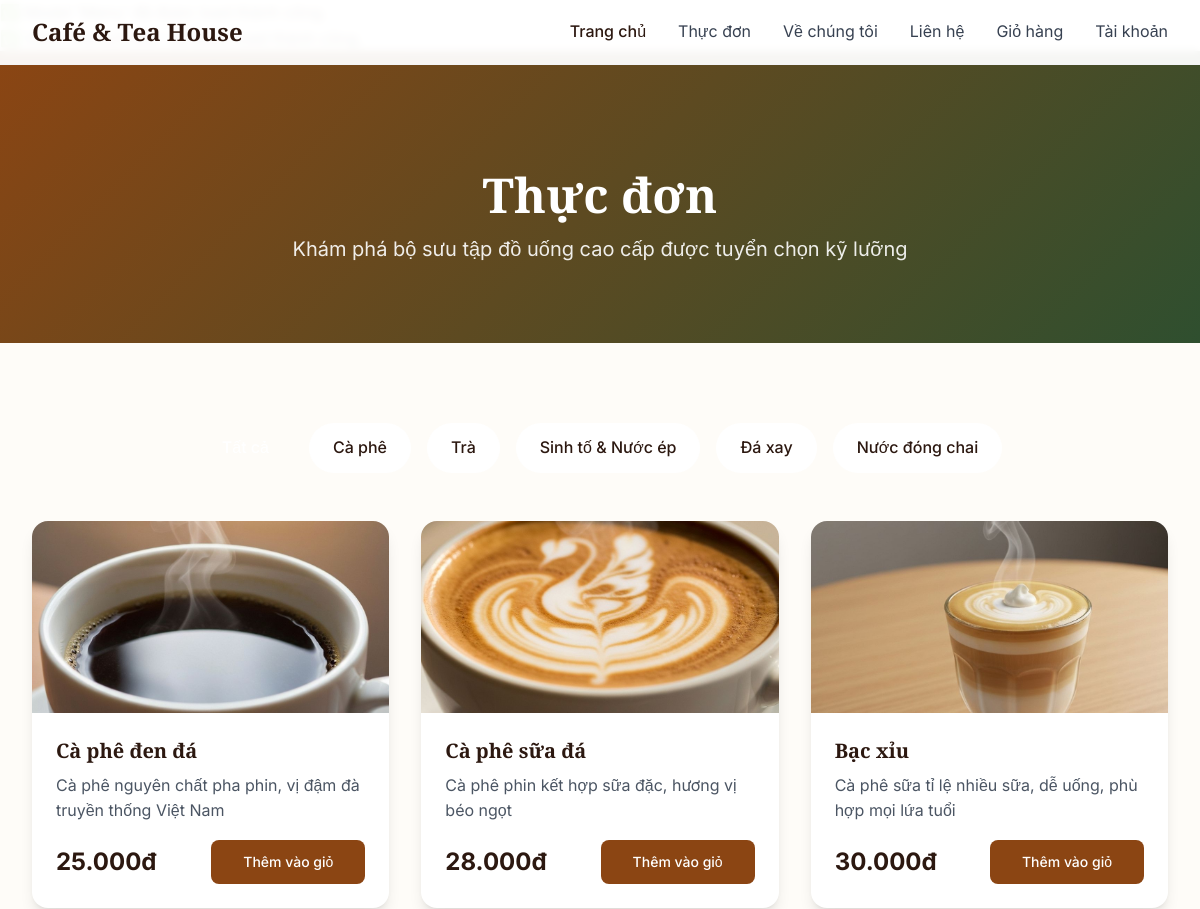
Before: /menu (upper part) with the older database file.
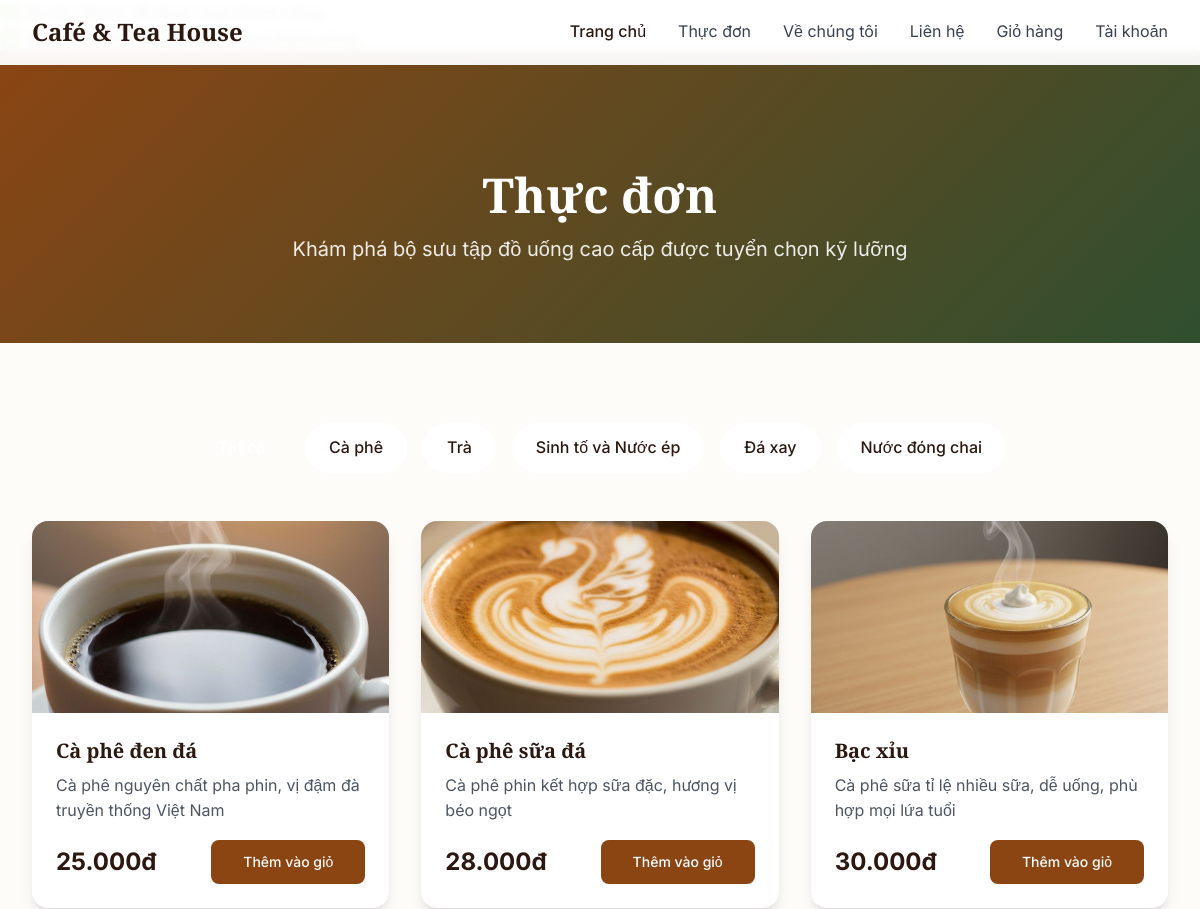
After: the same page with the newer database file.
### tables this page shows
CREATE TABLE `Categories` (
  `ID` int(10) NOT NULL,
  `Name` varchar(100) DEFAULT NULL,
  `Status` varchar(10) DEFAULT NULL
);

### app/controllers/MenuController.php (called while the page is built)
<?php
class MenuController extends Controller {
    public function index() {
        $productModel = $this->model('Menu');
        $categoris = $productModel->getAllCategory();
        $products = $productModel->getAll();
        $data = [
            'title' => 'Thực đơn',
            'categoris' => $categoris,
            'products' => $products,
            'js' => 'menu'
        ];
        $this->view('menu/index', $data);
    }
}

### app/core/Router.php (called while the page is built, shortened)
<?php
class Router {
    protected $controller = 'HomeController';
    protected $action = 'index';
    protected $params = [];
    public function __construct() {
        $url = $this->getUrl();
        if (isset($url[0]) && file_exists("./app/controllers/" . ucfirst($url[0]) . "Controller.php")) {
            $this->controller = ucfirst($url[0]) . "Controller";
            unset($url[0]);
        }
        $this->controller = new $this->controller;
        $this->params = $url ? array_values($url) : [];
    }
    public function run() {
        call_user_func_array([$this->controller, $this->action], $this->params);
    }
    private function getUrl() {
        if (isset($_GET['url'])) {
            return explode('/', filter_var(trim($_GET['url'], '/'), FILTER_SANITIZE_URL));
        }
    }
}
?>

### index.php (called while the page is built, shortened)
<?php
require_once "./app/core/Router.php";
require_once "./app/core/Controller.php";
require_once "./app/core/Model.php";
$router = new Router();
$router->run();
?>

### app/core/Model.php (called while the page is built, shortened)
<?php
class Model {
    public function __construct() {
        $this->db = new mysqli(DB_HOST, DB_USER, DB_PASS, DB_NAME);
    }
}
?>

### app/models/Menu.php (called while the page is built, shortened)
<?php
class Menu extends Model {
    public function getAllCategory() {
        $query = "SELECT * FROM Categories c WHERE c.Status = 'active'";
        $result = $this->db->query($query);
        $data = [];
        while ($row = $result->fetch_assoc()) {
            $data[] = $row;
        }
        return $data;
    }
}

### app/views/menu/index.php (the view, shortened to what this page needs)
<?php include 'app/views/layout/header.php'; ?>
    <section class="page-header">
        <div class="max-w-7xl mx-auto px-4 sm:px-6 lg:px-8">
            <h1 class="font-display text-5xl font-bold mb-4">Thực đơn</h1>
            <p class="text-xl opacity-90 max-w-2xl mx-auto">
                Khám phá bộ sưu tập đồ uống cao cấp được tuyển chọn kỹ lưỡng
            </p>
        </div>
    </section>
    <section class="content-section bg-muted">
        <div class="max-w-7xl mx-auto px-4 sm:px-6 lg:px-8">
            <div class="flex justify-center mb-12">
                <div class="flex flex-wrap gap-4">
                    <button class="menu-category active px-6 py-3 rounded-full bg-primary text-white font-medium" data-category="all">
                    </button>
<?php if (!empty($data['categoris'])): ?>
  <?php foreach ($data['categoris'] as $categoris): ?>
                    <button class="menu-category px-6 py-3 rounded-full bg-white text-primary font-medium hover:bg-primary hover:text-white transition-colors" data-category="<?= htmlspecialchars($categoris['Name']) ?>">
                        <?= htmlspecialchars($categoris['Name']) ?>
                    </button>
  <?php endforeach; ?>
<?php endif; ?>
                </div>
            </div>
            <div id="menu-grid" class="grid grid-cols-1 md:grid-cols-2 lg:grid-cols-3 gap-8">
            </div>
        </div>
    </section>
<?php include 'app/views/layout/footer.php'; ?>

### app/core/Controller.php (shortened to what this page needs)
<?php
class Controller {
    public function model($model) {
        $modelPath = "./app/models/" . $model . ".php";
        if (file_exists($modelPath)) {
            if (class_exists($model)) {
                echo "✅ Model '{$model}' đã được load thành công.<br>";
                return new $model();
            } else {
                die("❌ Class '{$model}' KHÔNG tồn tại trong file {$modelPath}.<br>");
            }
        } else {
            die("❌ Không tìm thấy file model tại: {$modelPath}.<br>");
        }
    }
    public function view($view, $data = []) {
        $viewPath = "./app/views/" . $view . ".php";
        if (file_exists($viewPath)) {
            extract($data);
            echo "✅ View '{$view}' đã được load thành công.<br>";
            require_once $viewPath;
        } else {
            die("❌ Không tìm thấy file view tại: {$viewPath}.<br>");
        }
    }
}
?>

### app/views/layout/header.php (shortened to what this page needs)
<!DOCTYPE html>
<html lang="vi">
<head>
    <script src="https://cdn.tailwindcss.com"></script>
    <link rel="stylesheet" href="<?= BASE_URL ?>public/css/styles.css">
</head>
<body>
<header class="fixed top-0 w-full bg-white/95 backdrop-blur-sm z-50 border-b border-gray-100">
        <nav class="max-w-7xl mx-auto px-4 sm:px-6 lg:px-8">
            <div class="flex justify-between items-center h-16">
                <div class="flex items-center">
                    <div class="font-display text-2xl font-bold text-primary">
                        Café & Tea House
                    </div>
                </div>
                <div class="hidden md:block">
                    <div class="ml-10 flex items-baseline space-x-8">
                        <a href="" class="text-primary font-medium">Trang chủ</a>
                        <a href="menu" class="text-gray-700 hover:text-primary transition-colors">Thực đơn</a>
                        <a href="" class="text-gray-700 hover:text-primary transition-colors">Về chúng tôi</a>
                        <a href="c" class="text-gray-700 hover:text-primary transition-colors">Liên hệ</a>
                        <a href="" class="text-gray-700 hover:text-primary transition-colors">Giỏ hàng</a>
                        <a href="" class="text-gray-700 hover:text-primary transition-colors">Tài khoản</a>
                    </div>
                </div>
            </div>
        </nav>
    </header>

### app/views/layout/footer.php (shortened to what this page needs)
</body>
</html>

### public/css/styles.css (style rules this page uses)
:root { --primary: #8b4513; --primary-light: #d2b48c; --secondary: #2f4f2f; --accent: #f5e6d3; --background: #fefcf8; --foreground: #2c1810; --muted: #f8f4f0; --border: #e8ddd4; }
* { margin: 0; padding: 0; box-sizing: border-box; }
body { font-family: "Inter", sans-serif; background-color: var(--background); color: var(--foreground); line-height: 1.6; }
.font-display { font-family: "Playfair Display", serif; }
.page-header { background: linear-gradient(135deg, var(--primary) 0%, var(--secondary) 100%); color: white; padding: 120px 0 80px; text-align: center; }
.content-section { padding: 80px 0; }

Changed rows visible on the page:
changed categories: Name "Sinh tố & Nước ép" → "Sinh tố và Nước ép"
